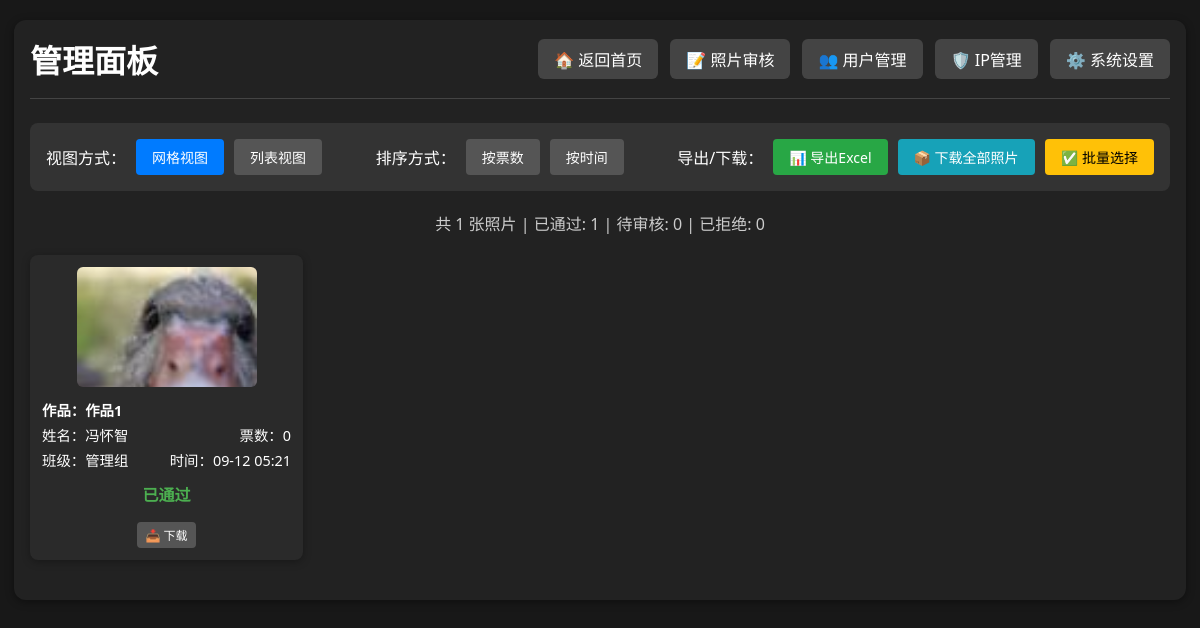
Page /admin (signed in) on the earlier database version.
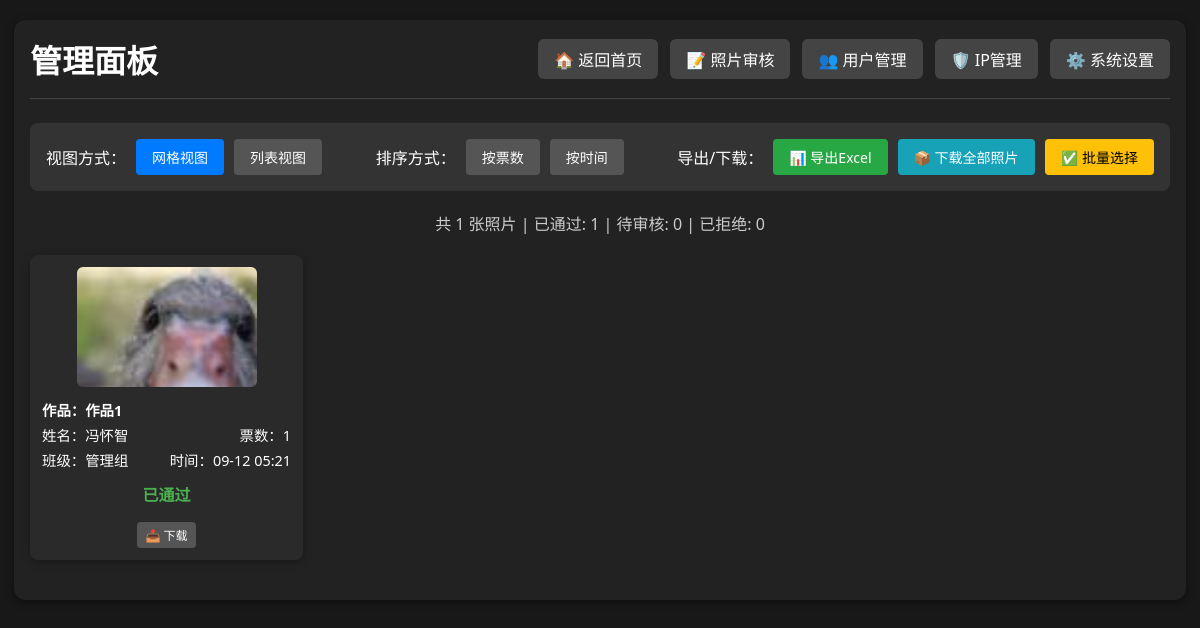
Same page on the later database version.
### app_test.py (models this page shows)
class Photo(db.Model):
    id = db.Column(db.Integer, primary_key=True)
    url = db.Column(db.String(128))
    thumb_url = db.Column(db.String(128))
    title = db.Column(db.String(100), nullable=True)  # 作品名称
    class_name = db.Column(db.String(32))
    student_name = db.Column(db.String(32))
    vote_count = db.Column(db.Integer, default=0)
    user_id = db.Column(db.Integer, db.ForeignKey('user.id'), nullable=False)
    status = db.Column(db.Integer, default=0)  # 0=待审核, 1=已通过, 2=已拒绝
    created_at = db.Column(db.DateTime, default=db.func.current_timestamp())
    votes = db.relationship('Vote', backref='photo', lazy=True)

### app_test.py (the view)
@app.route('/admin')
@admin_required
def admin():
    all_photos = Photo.query.order_by(Photo.vote_count.desc()).all()
    settings = get_settings()
    return render_template('admin.html', all_photos=all_photos, settings=settings)

### app_test.py (called while the page is built)
def admin_required(f):
    @wraps(f)
    def decorated_function(*args, **kwargs):
        if 'user_id' not in session:
            return redirect(url_for('login'))
        user = User.query.get(session['user_id'])
        if not user or not user.is_active:
            session.clear()  # 清除session
            flash('账户已被禁用，请联系管理员')
            return redirect(url_for('login'))
        elif user.role < 2:
            flash('需要管理员权限')
            return redirect(url_for('index'))
        return f(*args, **kwargs)
    return decorated_function

def get_settings():
    settings = Settings.query.first()
    if not settings:
        settings = Settings()
        db.session.add(settings)
        db.session.commit()
    return settings

### templates/admin.html (shortened to what this page needs)
<!DOCTYPE html>
<html lang="zh-cn">
<head>
</head>
<body>
    <div class="container">
        <div class="header">
            <h1 class="title">管理面板</h1>
            <div class="nav-links">
                <a href="{{ url_for('index') }}" class="nav-btn">🏠 返回首页</a>
                <a href="{{ url_for('admin_review') }}" class="nav-btn">📝 照片审核</a>
                <a href="{{ url_for('manage_users') }}" class="nav-btn">👥 用户管理</a>
                <a href="{{ url_for('ip_management') }}" class="nav-btn">🛡️ IP管理</a>
                <a href="{{ url_for('settings') }}" class="nav-btn">⚙️ 系统设置</a>
            </div>
        </div>
        <div class="controls">
            <div class="view-controls">
                <span>视图方式：</span>
                <button class="btn active" onclick="switchView('grid')">网格视图</button>
                <button class="btn" onclick="switchView('list')">列表视图</button>
            </div>
            <div class="sort-controls">
                <span>排序方式：</span>
                <button class="btn active" onclick="sortPhotos('votes')">按票数</button>
                <button class="btn" onclick="sortPhotos('time')">按时间</button>
            </div>
            <div class="export-controls">
                <span>导出/下载：</span>
                <a href="{{ url_for('export_excel') }}" class="btn btn-success">📊 导出Excel</a>
                <a href="{{ url_for('download_all_photos') }}" class="btn btn-info">📦 下载全部照片</a>
                <button class="btn btn-warning" onclick="toggleBatchMode()">✅ 批量选择</button>
            </div>
        </div>
        <div class="stats">
            共 {{ all_photos|length }} 张照片 |
            已通过: {{ all_photos|selectattr("status", "equalto", 1)|list|length }} |
            待审核: {{ all_photos|selectattr("status", "equalto", 0)|list|length }} |
            已拒绝: {{ all_photos|selectattr("status", "equalto", 2)|list|length }}
        </div>
        <div id="grid-view" class="photo-grid">
            {% for photo in all_photos %}
            <div class="photo-item" data-votes="{{ photo.vote_count }}" data-time="{{ photo.created_at.timestamp() if photo.created_at else 0 }}">
                <img src="{{ photo.thumb_url }}" alt="参赛照片" onclick="showModal('{{ photo.url }}')">
                <div class="photo-info">
                    {% if photo.title %}
                    <div class="photo-info-row">
                        <span style="font-weight: bold; color: #fff;">作品：{{ photo.title }}</span>
                    </div>
                    {% endif %}
                    <div class="photo-info-row">
                        <span>姓名：{{ photo.student_name }}</span>
                        <span>票数：{{ photo.vote_count }}</span>
                    </div>
                    <div class="photo-info-row">
                        <span>班级：{{ photo.class_name }}</span>
                        <span>时间：{{ photo.created_at.strftime('%m-%d %H:%M') if photo.created_at else '' }}</span>
                    </div>
                </div>
                <div class="photo-status">
                    {% if photo.status == 0 %}
                        <span class="status-pending">待审核</span>
                    {% elif photo.status == 1 %}
                        <span class="status-approved">已通过</span>
                    {% else %}
                        <span class="status-rejected">已拒绝</span>
                    {% endif %}
                </div>
                <div style="margin-top: 8px;">
                    <a href="{{ url_for('download_photo', photo_id=photo.id) }}" class="btn" style="font-size: 12px; padding: 4px 8px;">📥 下载</a>
                </div>
            </div>
            {% endfor %}
        </div>
    </div>
</body>
</html>

Differences in the rows shown:
changed Photo "作品1": vote_count "0" → "1"
